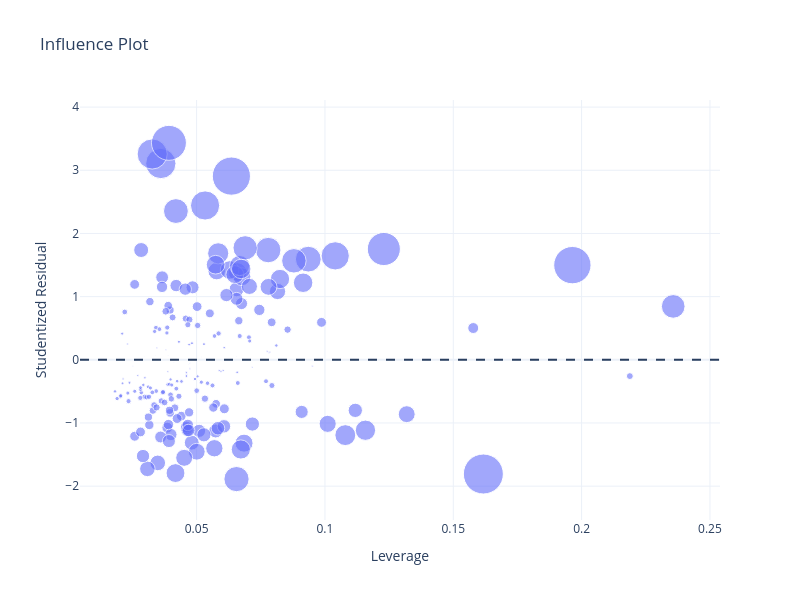

Notebook code cell kept with this figure:
### Code cell
# Outliers Check
outlier_check = ols.check_outliers()

print(outlier_check.sort_values("cooks_distance", ascending=False).head())

### Figure 1 — Plotly figure (JSON) as saved in the notebook; plotly's stock layout.template omitted (floating-point values rounded to 4 significant figures; data arrays with more than 128 entries replaced by an {"elided": "..."} marker saying what was removed)
{"data": [{"customdata": {"elided": "203 float values"}, "hovertemplate": "Label: %{text}<br>Leverage: %{x:.4f}<br>Studentized Residual: %{y:.4f}<br>Cook's Distance: %{customdata:.4f}<extra></extra>", "marker": {"opacity": 0.6, "size": {"elided": "203 float values"}, "sizemode": "diameter"}, "mode": "markers", "name": "Observations", "text": {"elided": "203 str values"}, "type": "scatter", "x": {"elided": "203 float values"}, "y": {"elided": "203 float values"}}], "layout": {"height": 600, "shapes": [{"line": {"dash": "dash"}, "type": "line", "x0": 0, "x1": 1, "xref": "x domain", "y0": 0, "y1": 0, "yref": "y"}], "title": {"text": "Influence Plot"}, "width": 800, "xaxis": {"title": {"text": "Leverage"}}, "yaxis": {"title": {"text": "Studentized Residual"}}}}
